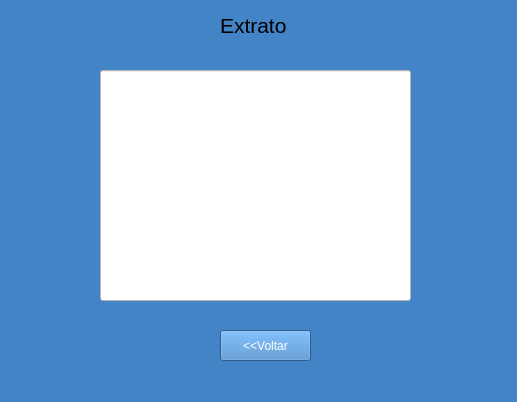
<?xml version="1.0" encoding="UTF-8"?>
<ui version="4.0">
 <class>Form</class>
 <widget class="QWidget" name="Form">
  <property name="geometry">
   <rect>
    <x>0</x>
    <y>0</y>
    <width>517</width>
    <height>402</height>
   </rect>
  </property>
  <property name="windowTitle">
   <string>Form</string>
  </property>
  <property name="styleSheet">
   <string notr="true">
background-color: rgb(66, 132, 198)</string>
  </property>
  <widget class="QLabel" name="label">
   <property name="geometry">
    <rect>
     <x>220</x>
     <y>10</y>
     <width>71</width>
     <height>31</height>
    </rect>
   </property>
   <property name="font">
    <font>
     <pointsize>16</pointsize>
    </font>
   </property>
   <property name="text">
    <string>Extrato</string>
   </property>
  </widget>
  <widget class="QLineEdit" name="lineEdit">
   <property name="geometry">
    <rect>
     <x>100</x>
     <y>70</y>
     <width>311</width>
     <height>231</height>
    </rect>
   </property>
   <property name="styleSheet">
    <string notr="true">background-color: rgb(255, 255, 255)</string>
   </property>
   <property name="text">
    <string/>
   </property>
  </widget>
  <widget class="QPushButton" name="pushButton">
   <property name="geometry">
    <rect>
     <x>220</x>
     <y>330</y>
     <width>91</width>
     <height>31</height>
    </rect>
   </property>
   <property name="styleSheet">
    <string notr="true">color: rgb(255, 255, 255)</string>
   </property>
   <property name="text">
    <string>&lt;&lt;Voltar</string>
   </property>
  </widget>
 </widget>
 <resources/>
 <connections/>
</ui>
